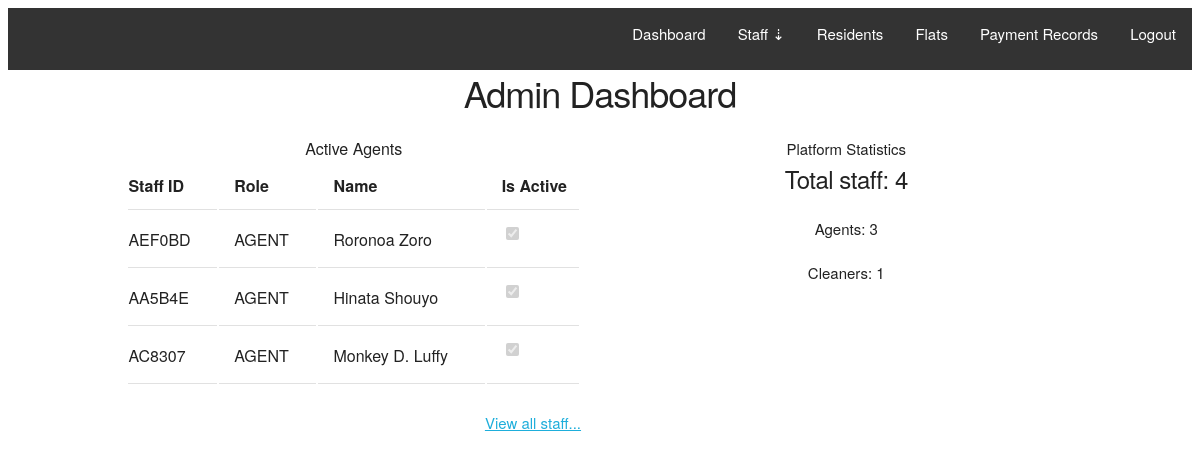
Screenshot of /dash (signed in) with the database file from the repository.
### estate/models.py (models this page shows, shortened)
class User(UserMixin, db.Model):
    __tablename__ = 'users'
    id = db.Column(db.Integer, primary_key=True)
    user_tag = db.Column(db.String(64), unique=True)
    password_hash = db.Column(db.String(128))
    fullname = db.Column(db.String(128))
    email = db.Column(db.String(128), unique=True)
    number = db.Column(db.String(64))
    is_active = db.Column(db.Boolean, default=True)
    joined_date = db.Column(db.DateTime, default=datetime.now())
    @property
    def password(self):
        raise AttributeError('PROPERTY NOT ACCESSIBLE')
    role_id = db.Column(db.Integer, db.ForeignKey('roles.id'))
    payments = db.relationship('Payment', backref='resident', lazy='dynamic')

class Role(db.Model):
    __tablename__ = 'roles'
    id = db.Column(db.Integer, primary_key=True)
    name = db.Column(db.String(64), unique=True)
    users = db.relationship('User', backref='role', lazy='dynamic')

### estate/blueprints/admin/views.py (the view)
@admin.route('/dash')
@login_required
def dash():
    agents = User.query.filter_by(role_id=2)
    cleaners = User.query.filter_by(role_id=3).count()
    total_staff = agents.count() + cleaners
    return render_template(
        'admin/dash.html', agents=agents, cleaners=cleaners, total_staff=total_staff
    )

### estate/models.py (called while the page is built)
@login_manager.user_loader
def load_user(user_tag):
    return User.query.get(user_tag)

### estate/templates/admin/dash.html (shortened to what this page needs)
{% extends "base.html" %}
{% block content %}
<div class="container">
    <h3>Admin Dashboard</h3>
    <div class="row">
        <div class="six columns">
            <table class="u-full-width">
                <caption>Active Agents</caption>
                <thead>
                    <tr>
                        <th>Staff ID</th>
                        <th>Role</th>
                        <th>Name</th>
                        <th>Is Active</th>
                    </tr>
                </thead>
                <tbody>
                    {% for agent in agents %}
                    {% if agent.is_active %}
                    <tr>
                        <td>{{ agent.user_tag }}</td>
                        <td>{{ agent.role.name }}</td>
                        <td>{{ agent.fullname }}</td>
                        <td><input type="checkbox" checked disabled></td>
                    </tr>
                    {% endif %}
                    {% endfor %}
                </tbody>
            </table>
            <div class="u-pull-right">
                <a href="{{ url_for('.all_staff') }}">View all staff...</a>
            </div>
        </div>
        <div class="six columns">
            <div class="stats">
                <span>Platform Statistics</span>
                <h5>Total staff: {{ total_staff }}</h5>
                <h6>Agents: {{ agents.count() }}</h6>
                <h6>Cleaners: {{ cleaners }}</h6>
            </div>
        </div>
    </div>
</div>
{% endblock %}

### estate/static/css/custom.css (style rules this page uses)
h3 { text-align: center; }
.stats { text-align: center; justify-content: center; align-items: center; }

### estate/static/css/skeleton.css (style rules this page uses)
.container { position: relative; width: 100%; max-width: 960px; margin: 0 auto; padding: 0 20px; box-sizing: border-box; }
.column, .columns { width: 100%; float: left; box-sizing: border-box; }
@media (min-width: 400px) { .container { width: 85%; padding: 0; } }
@media (min-width: 550px) { .container { width: 80%; } }
@media (min-width: 550px) { .column, .columns { margin-left: 4%; } }
@media (min-width: 550px) { .column:first-child, .columns:first-child { margin-left: 0; } }
@media (min-width: 550px) { .six.columns { width: 48%; } }
html { font-size: 62.5%; }
body { font-size: 1.5em; line-height: 1.6; font-weight: 400; font-family: "Raleway", "HelveticaNeue", "Helvetica Neue", Helvetica, Arial, sans-serif; color: #222; }
h1, h2, h3, h4, h5, h6 { margin-top: 0; margin-bottom: 2rem; font-weight: 300; }
h3 { font-size: 3.0rem; line-height: 1.3; letter-spacing: -.1rem; }
h5 { font-size: 1.8rem; line-height: 1.5; letter-spacing: -.05rem; }
h6 { font-size: 1.5rem; line-height: 1.6; letter-spacing: 0; }
@media (min-width: 550px) { h3 { font-size: 3.6rem; } }
@media (min-width: 550px) { h5 { font-size: 2.4rem; } }
@media (min-width: 550px) { h6 { font-size: 1.5rem; } }
a { color: #1EAEDB; }
input[type="checkbox"], input[type="radio"] { display: inline; }
th, td { padding: 12px 15px; text-align: left; border-bottom: 1px solid #E1E1E1; }
th:first-child, td:first-child { padding-left: 0; }
th:last-child, td:last-child { padding-right: 0; }
input, textarea, select, fieldset { margin-bottom: 1.5rem; }
pre, blockquote, dl, figure, table, p, ul, ol, form { margin-bottom: 2.5rem; }
.u-full-width { width: 100%; box-sizing: border-box; }
.u-pull-right { float: right; }
.container:after, .row:after, .u-cf { content: ""; display: table; clear: both; }

### rows the page displays
User: user_tag "AEF0BD", role.name "AGENT", fullname "Roronoa Zoro"
User: user_tag "AA5B4E", role.name "AGENT", fullname "Hinata Shouyo"
User: user_tag "AC8307", role.name "AGENT", fullname "Monkey D. Luffy"

### other values shown
{{ total_staff }} "4"
{{ agents.count() }} "3"
{{ cleaners }} "1"
